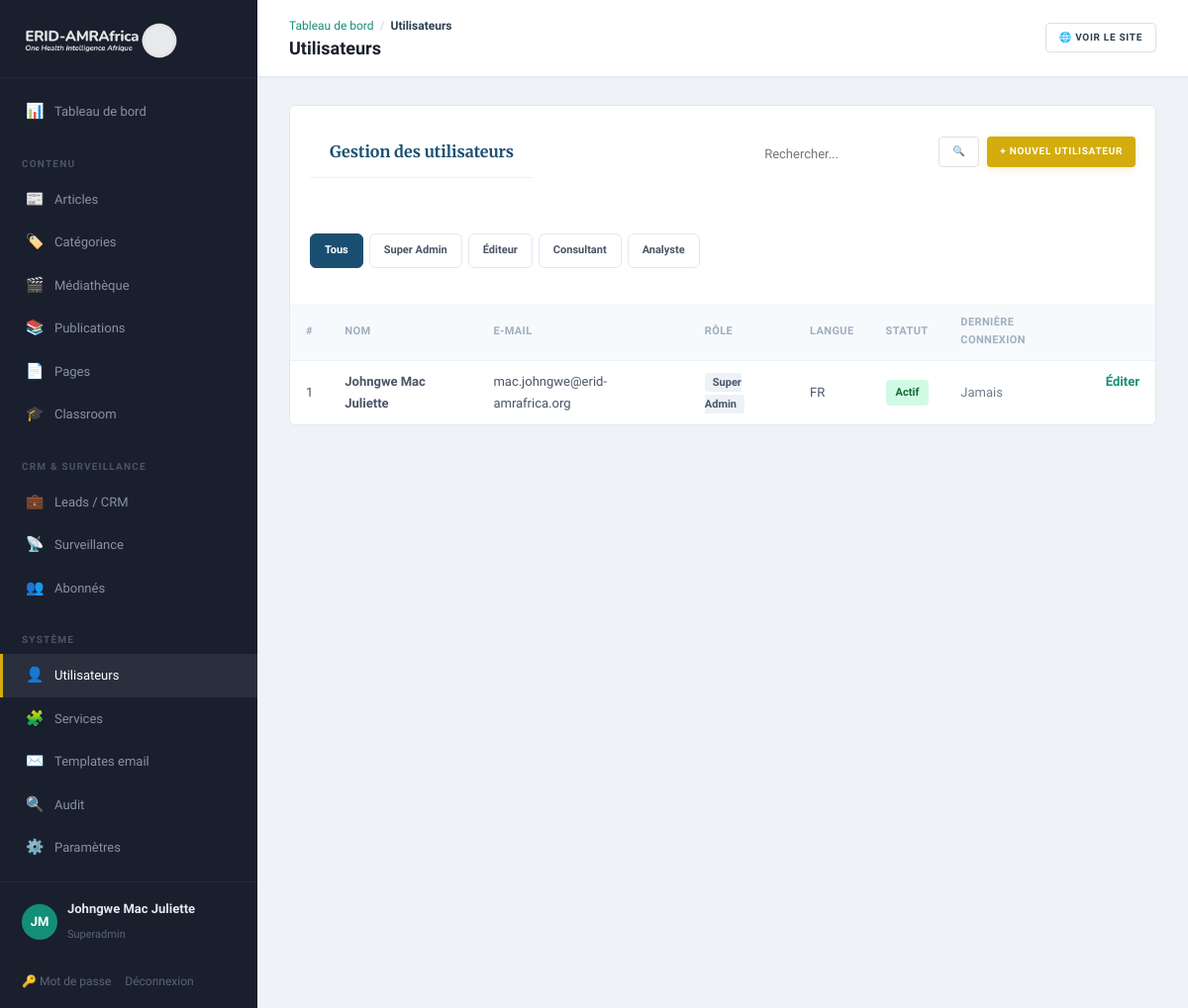
Page /admin/users (signed in) on the committed database.
### tables this page shows
CREATE TABLE users (
    id              INT UNSIGNED AUTO_INCREMENT PRIMARY KEY,
    full_name       VARCHAR(150)    NOT NULL,
    email           VARCHAR(190)    NOT NULL UNIQUE,
    password_hash   VARCHAR(255)    NOT NULL,
    role            ENUM('superadmin','editor','author','consultant','analyst') NOT NULL DEFAULT 'editor',
    locale          ENUM('fr','en') NOT NULL DEFAULT 'fr',
    is_active       TINYINT(1)      NOT NULL DEFAULT 1,
    bio             TEXT            NULL,
    photo           VARCHAR(255)    NULL,
    affiliation     VARCHAR(200)    NULL,
    failed_attempts TINYINT         NOT NULL DEFAULT 0,
    locked_until    DATETIME        NULL,
    last_login_at   DATETIME        NULL,
    created_at      DATETIME        NOT NULL DEFAULT CURRENT_TIMESTAMP,
    updated_at      DATETIME        NOT NULL DEFAULT CURRENT_TIMESTAMP ON UPDATE CURRENT_TIMESTAMP
);

### app/Core/View.php (called while the page is built, shortened)
<?php
final class View
{
    public static function render(string $template, array $data = [], string $layout = 'public'): void
    {
        $root = Config::get('root');
        extract($data, EXTR_SKIP);
        require $root . '/app/Views/' . $template . '.php';
        $content = ob_get_clean();
        require $root . '/app/Views/layouts/' . $layout . '.php';
    }
    public static function e(?string $s): string
    {
        return htmlspecialchars((string) $s, ENT_QUOTES, 'UTF-8');
    }
}

### app/Core/Controller.php (called while the page is built, shortened)
<?php
abstract class Controller
{
    protected function view(string $template, array $data = [], string $layout = 'public'): void
    {
        View::render($template, $data, $layout);
    }
    protected function input(string $key, ?string $default = null): ?string
    {
        $v = $_POST[$key] ?? $_GET[$key] ?? $default;
        return is_string($v) ? trim($v) : $default;
    }
}

### app/Controllers/Admin/UsersController.php (called while the page is built, shortened)
<?php
final class UsersController extends Controller
{
    public function index(): void
    {
        $filter = $this->input('role');
        $search = $this->input('q');
        $where  = '1=1';
        $params = [];
        $page = max(1, (int) ($this->input('page') ?: 1));
        [$users, $page, $totalPages] = Database::paginate(
            "SELECT * FROM users WHERE {$where} ORDER BY created_at DESC",
            $params, $page, 20
        );
        $this->view('admin/users', [
            'title'      => 'Utilisateurs',
            'users'      => $users,
            'filter'     => $filter,
            'search'     => $search,
            'page'       => $page,
            'totalPages' => $totalPages,
        ], 'admin');
    }
}

### public/index.php (called while the page is built, shortened)
<?php
spl_autoload_register(function (string $class): void {
    $path = APP_ROOT . '/app/' . str_replace('\\', '/', substr($class, 4)) . '.php';
});
$router = new Router();
$router->dispatch($_SERVER['REQUEST_METHOD'], $_SERVER['REQUEST_URI']);

### app/Core/Database.php (called while the page is built, shortened)
<?php
final class Database
{
    private static ?PDO $pdo = null;
    public static function pdo(): PDO
    {
        if (self::$pdo === null) {
            $cfg = Config::get('db');
            $dsn = sprintf(
                'mysql:host=%s;port=%s;dbname=%s;charset=utf8mb4',
                $cfg['host'], $cfg['port'], $cfg['name']
            );
            try {
                self::$pdo = new PDO($dsn, $cfg['user'], $cfg['pass'], [
                    PDO::ATTR_ERRMODE            => PDO::ERRMODE_EXCEPTION,
                    PDO::ATTR_DEFAULT_FETCH_MODE => PDO::FETCH_ASSOC,
                    PDO::ATTR_EMULATE_PREPARES   => false,
                    PDO::MYSQL_ATTR_INIT_COMMAND => "SET NAMES utf8mb4 COLLATE utf8mb4_unicode_ci",
                ]);
            } catch (PDOException $e) {
                http_response_code(500);
                exit('Database connection failed.');
            }
        }
        return self::$pdo;
    }
    public static function all(string $sql, array $params = []): array
    {
        $stmt = self::pdo()->prepare($sql);
        $stmt->execute($params);
        return $stmt->fetchAll();
    }
    public static function one(string $sql, array $params = []): ?array
    {
        $stmt = self::pdo()->prepare($sql);
        $stmt->execute($params);
        $row = $stmt->fetch();
        return $row ?: null;
    }
    public static function paginate(string $sql, array $params, int $page, int $perPage = 20): array
    {
        $countSql = preg_replace('/^SELECT .+? FROM/is', 'SELECT COUNT(*) AS c FROM', $sql);
        $countSql = preg_replace('/\s+ORDER BY .+$/i', '', $countSql);
        $total = (int) self::one($countSql, $params)['c'];
        $totalPages = max(1, (int) ceil($total / $perPage));
        $page = max(1, min($page, $totalPages));
        $offset = ($page - 1) * $perPage;
        $items = self::all($sql . " LIMIT {$perPage} OFFSET {$offset}", $params);
        return [$items, $page, $totalPages, $total];
    }
}

### app/Core/Config.php (called while the page is built, shortened)
<?php
final class Config
{
    private static array $data = [];
    public static function load(string $root): void
    {
        $env = [];
        self::$data = [
            'app' => [
                'name'   => $env['APP_NAME']   ?? 'ERID-AMRAfrica',
                'env'    => $env['APP_ENV']    ?? 'production',
                'url'    => $env['APP_URL']    ?? 'http://localhost:8080',
                'locale' => $env['APP_LOCALE'] ?? 'fr',
            ],
            'db' => [
                'host' => $env['DB_HOST'] ?? '127.0.0.1',
                'port' => $env['DB_PORT'] ?? '3306',
                'name' => $env['DB_NAME'] ?? 'erid_amrafrica',
                'user' => $env['DB_USER'] ?? 'root',
                'pass' => $env['DB_PASS'] ?? '',
            ],
            'mail' => [
                'from'      => $env['MAIL_FROM'] ?? 'consulting@erid-amrafrica.org',
                'from_name' => $env['MAIL_FROM_NAME'] ?? 'ERID-AMRAfrica',
            ],
            'root' => $root,
        ];
    }
    public static function get(string $key): mixed
    {
        return self::$data[$key] ?? null;
    }
}

### app/Core/Auth.php (called while the page is built, shortened)
<?php
final class Auth
{
    public static function check(): bool
    {
        return true;
    }
    public static function user(): ?array
    {
        return [
            'id'   => $_SESSION['uid'],
            'name' => $_SESSION['uname'],
            'role' => $_SESSION['urole'],
        ];
    }
}

### app/Views/admin/users.php (the view, shortened to what this page needs)
<?php
$e = fn($s) => View::e($s);
$roleLabels = ['superadmin' => 'Super Admin', 'editor' => 'Éditeur', 'consultant' => 'Consultant', 'analyst' => 'Analyste'];
?>
<div class="panel">
  <div style="display:flex;justify-content:space-between;align-items:center;margin-bottom:16px;flex-wrap:wrap;gap:12px">
    <h2>Gestion des utilisateurs</h2>
    <div style="display:flex;gap:8px">
      <form method="get" action="/admin/users" style="display:flex;gap:6px">
        <input type="text" name="q" value="<?= $e($search ?? '') ?>" placeholder="Rechercher..." style="width:180px;padding:6px 10px;border:1px solid var(--border);border-radius:4px;font-size:13px">
        <button class="btn btn-ghost sm" type="submit">🔍</button>
      </form>
      <a class="btn btn-gold sm" href="/admin/users/new">+ Nouvel utilisateur</a>
    </div>
  </div>
  <div class="filters" style="margin-bottom:16px">
    <a class="chip <?= !$filter ? 'on' : '' ?>" href="/admin/users<?= $search ? '?q='.$e($search) : '' ?>">Tous</a>
    <?php foreach ($roleLabels as $k => $label): ?>
      <a class="chip <?= $filter === $k ? 'on' : '' ?>" href="/admin/users?role=<?= $k ?><?= $search ? '&q='.$e($search) : '' ?>"><?= $e($label) ?></a>
    <?php endforeach; ?>
  </div>
  <table class="data-table">
    <thead><tr><th>#</th><th>Nom</th><th>E-mail</th><th>Rôle</th><th>Langue</th><th>Statut</th><th>Dernière connexion</th><th></th></tr></thead>
    <tbody>
    <?php foreach ($users as $u): ?>
      <tr<?= !$u['is_active'] ? ' style="opacity:.5"' : '' ?>>
        <td><?= (int)$u['id'] ?></td>
        <td><strong><?= $e($u['full_name']) ?></strong></td>
        <td><?= $e($u['email']) ?></td>
        <td><span class="badge"><?= $e($roleLabels[$u['role']] ?? $u['role']) ?></span></td>
        <td><?= $e(strtoupper($u['locale'])) ?></td>
        <td>
          <?php if ($u['is_active']): ?>
            <span class="status status-published">Actif</span>
          <?php else: ?>
            <span class="status status-draft">Inactif</span>
          <?php endif; ?>
        </td>
        <td><?= $u['last_login_at'] ? $e(date('d/m/Y H:i', strtotime($u['last_login_at']))) : '<span class="muted">Jamais</span>' ?></td>
        <td style="display:flex;gap:6px">
          <a class="link" href="/admin/users/<?= (int)$u['id'] ?>/edit">Éditer</a>
        </td>
      </tr>
    <?php endforeach; ?>
    </tbody>
  </table>
</div>

### app/Core/Router.php (shortened to what this page needs)
<?php
final class Router
{
    private array $routes = ['GET' => [], 'POST' => []];
    public function get(string $path, callable|array $handler): void
    {
        $this->routes['GET'][$this->normalize($path)] = $handler;
    }
    public function post(string $path, callable|array $handler): void
    {
        $this->routes['POST'][$this->normalize($path)] = $handler;
    }
    private function normalize(string $path): string
    {
        return '/' . trim($path, '/');
    }
    public function dispatch(string $method, string $uri): void
    {
        $path = $this->normalize(parse_url($uri, PHP_URL_PATH) ?: '/');
        foreach ($this->routes[$method] ?? [] as $route => $handler) {
            $pattern = '#^' . preg_replace('#\{[a-zA-Z_]+\}#', '([^/]+)', $route) . '$#';
            if (preg_match($pattern, $path, $m)) {
                array_shift($m);
                $this->invoke($handler, $m);
                return;
            }
        }
    }
    private function invoke(callable|array $handler, array $args): void
    {
        if (is_array($handler)) {
            [$class, $method] = $handler;
            (new $class())->{$method}(...$args);
            return;
        }
    }
}

### app/Views/layouts/admin.php (shortened to what this page needs)
<?php
$e = fn($s) => View::e($s);
$u = Auth::user();
$uri = strtok($_SERVER['REQUEST_URI'] ?? '', '?');
$isActive = fn($path) => $uri === $path ? 'active' : '';
$initials = implode('', array_map(fn($w) => mb_strtoupper(mb_substr($w, 0, 1)), explode(' ', $u['name'] ?? 'A')));
$crumbs = [['Tableau de bord', '/admin']];
$segments = array_filter(explode('/', trim($uri, '/')));
array_shift($segments);
$breadcrumbLabels = [
    'articles' => 'Articles', 'categories' => 'Catégories', 'media' => 'Médiathèque', 'publications' => 'Publications',
    'pages' => 'Pages', 'courses' => 'Classroom', 'leads' => 'Leads / CRM',
    'rumours' => 'Surveillance', 'subscribers' => 'Abonnés', 'users' => 'Utilisateurs',
    'services' => 'Services', 'email-templates' => 'Templates email', 'audit' => 'Audit',
    'settings' => 'Paramètres', 'new' => 'Nouveau', 'edit' => 'Éditer', 'export' => 'Export',
    'password' => 'Mot de passe',
];
$path = '/admin';
foreach ($segments as $seg) {
    $path .= '/' . $seg;
    $crumbs[] = [$breadcrumbLabels[$seg] ?? (is_numeric($seg) ? '#' . $seg : ucfirst($seg)), $path];
}
?>
<!DOCTYPE html>
<html lang="fr">
<head>
    <link rel="stylesheet" href="/assets/css/app.css">
</head>
<body class="admin">
<aside class="sidebar" id="adminSidebar">
    <div class="sidebar__logo">
        <a href="/admin"><img src="/assets/logo.png" alt="ERID-AMRAfrica" class="sidebar__logo-img"></a>
    </div>
    <nav class="sidebar__nav">
        <a href="/admin" class="sidebar__link <?= $isActive('/admin') ?>">
            <span class="sidebar__icon">📊</span> Tableau de bord
        </a>
        <div class="sidebar__section">Contenu</div>
        <a href="/admin/articles" class="sidebar__link <?= str_starts_with($uri, '/admin/articles') ? 'active' : '' ?>">
            <span class="sidebar__icon">📰</span> Articles
        </a>
        <a href="/admin/categories" class="sidebar__link <?= str_starts_with($uri, '/admin/categories') ? 'active' : '' ?>">
            <span class="sidebar__icon">🏷️</span> Catégories
        </a>
        <a href="/admin/media" class="sidebar__link <?= str_starts_with($uri, '/admin/media') ? 'active' : '' ?>">
            <span class="sidebar__icon">🎬</span> Médiathèque
        </a>
        <a href="/admin/publications" class="sidebar__link <?= str_starts_with($uri, '/admin/publications') ? 'active' : '' ?>">
            <span class="sidebar__icon">📚</span> Publications
        </a>
        <a href="/admin/pages" class="sidebar__link <?= str_starts_with($uri, '/admin/pages') ? 'active' : '' ?>">
            <span class="sidebar__icon">📄</span> Pages
        </a>
        <a href="/admin/courses" class="sidebar__link <?= str_starts_with($uri, '/admin/courses') ? 'active' : '' ?>">
            <span class="sidebar__icon">🎓</span> Classroom
        </a>
        <div class="sidebar__section">CRM & Surveillance</div>
        <a href="/admin/leads" class="sidebar__link <?= str_starts_with($uri, '/admin/leads') ? 'active' : '' ?>">
            <span class="sidebar__icon">💼</span> Leads / CRM
        </a>
        <a href="/admin/rumours" class="sidebar__link <?= str_starts_with($uri, '/admin/rumours') ? 'active' : '' ?>">
            <span class="sidebar__icon">📡</span> Surveillance
        </a>
        <a href="/admin/subscribers" class="sidebar__link <?= str_starts_with($uri, '/admin/subscribers') ? 'active' : '' ?>">
            <span class="sidebar__icon">👥</span> Abonnés
        </a>
        <?php if (in_array($_SESSION['urole'] ?? '', ['superadmin', 'editor'])): ?>
        <div class="sidebar__section">Système</div>
        <?php if (($_SESSION['urole'] ?? '') === 'superadmin'): ?>
        <a href="/admin/users" class="sidebar__link <?= str_starts_with($uri, '/admin/users') ? 'active' : '' ?>">
            <span class="sidebar__icon">👤</span> Utilisateurs
        </a>
        <?php endif; ?>
        <a href="/admin/services" class="sidebar__link <?= str_starts_with($uri, '/admin/services') ? 'active' : '' ?>">
            <span class="sidebar__icon">🧩</span> Services
        </a>
        <a href="/admin/email-templates" class="sidebar__link <?= str_starts_with($uri, '/admin/email-templates') ? 'active' : '' ?>">
            <span class="sidebar__icon">✉️</span> Templates email
        </a>
        <a href="/admin/audit" class="sidebar__link <?= str_starts_with($uri, '/admin/audit') ? 'active' : '' ?>">
            <span class="sidebar__icon">🔍</span> Audit
        </a>
        <a href="/admin/settings" class="sidebar__link <?= str_starts_with($uri, '/admin/settings') ? 'active' : '' ?>">
            <span class="sidebar__icon">⚙️</span> Paramètres
        </a>
        <?php endif; ?>
    </nav>
    <div class="sidebar__user">
        <div class="sidebar__avatar"><?= $e(mb_substr($initials, 0, 2)) ?></div>
        <div class="sidebar__user-info">
            <strong><?= $e($u['name'] ?? '') ?></strong>
            <small><?= $e(ucfirst($u['role'] ?? '')) ?></small>
        </div>
    </div>
    <div class="sidebar__foot">
        <a href="/admin/password">🔑 Mot de passe</a>
        <a href="/admin/logout">Déconnexion</a>
    </div>
</aside>
<div class="admin-main">
    <header class="admin-top">
        <div class="admin-top__left">
            <nav class="breadcrumbs" aria-label="Fil d'Ariane">
                <?php foreach ($crumbs as $i => $c): ?>
                    <?php if ($i > 0): ?><span class="breadcrumbs__sep">/</span><?php endif; ?>
                    <?php if ($i === count($crumbs) - 1): ?>
                        <span class="breadcrumbs__current"><?= $e($c[0]) ?></span>
                    <?php else: ?>
                        <a href="<?= $e($c[1]) ?>" class="breadcrumbs__link"><?= $e($c[0]) ?></a>
                    <?php endif; ?>
                <?php endforeach; ?>
            </nav>
            <h1><?= $e($title ?? '') ?></h1>
        </div>
        <div class="admin-top__right">
            <a class="btn btn-ghost sm" href="/" target="_blank">🌐 Voir le site</a>
        </div>
    </header>
    <div class="admin-content"><?= $content ?></div>
</div>
</body>
</html>

### rows in the picture
users: full_name "JM", full_name "Johngwe Mac Juliette", role "Superadmin", id "1", email "mac.johngwe@erid-amrafrica.org", role "Super Admin", locale "FR", is_active "Actif", shows "Jamais"

### other values in the picture
$e($c[0]) "Tableau de bord"
$e($c[0]) "Utilisateurs"
$e($label) "Super Admin"
$e($label) "Éditeur"
$e($label) "Consultant"
$e($label) "Analyste"
